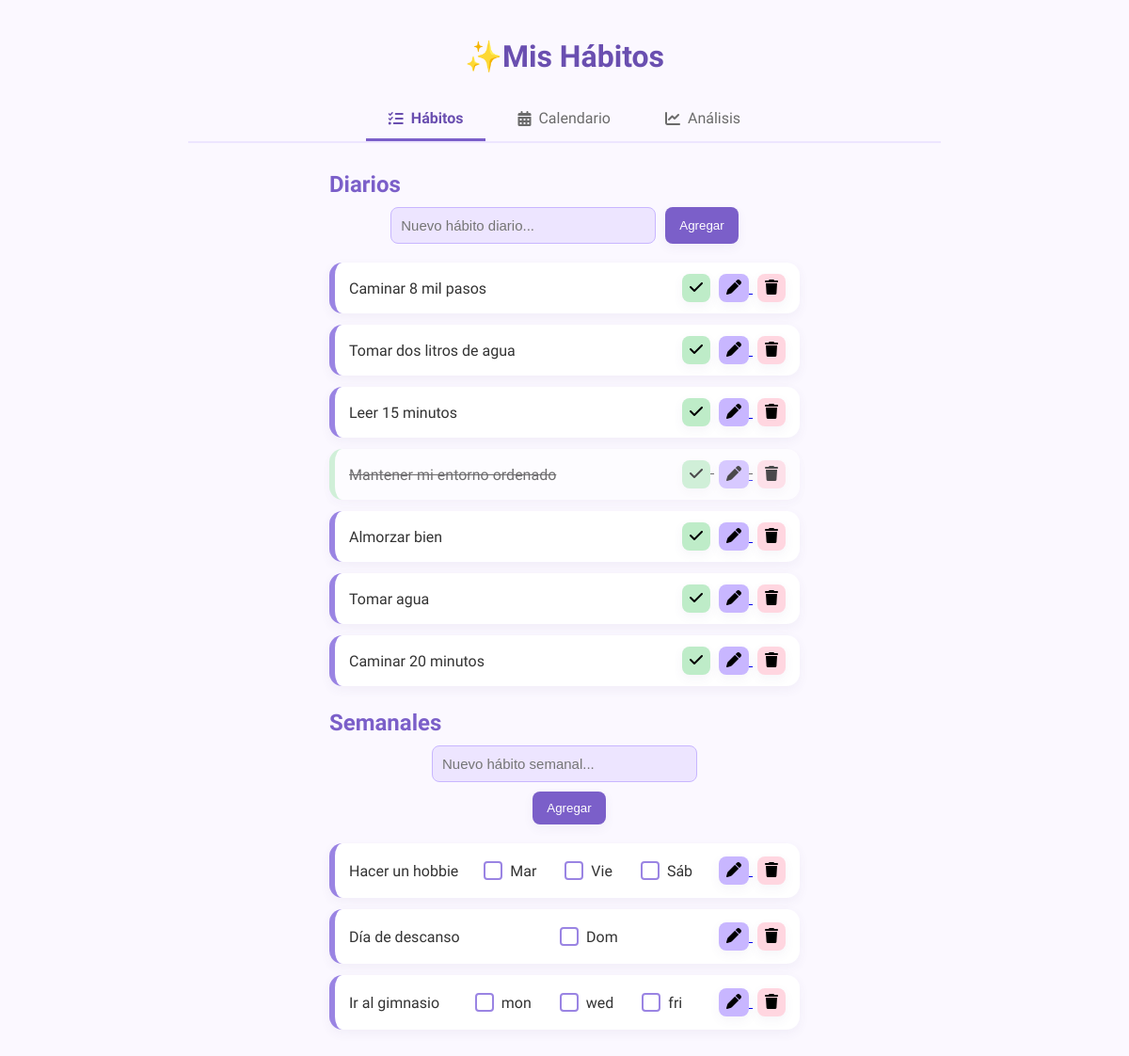
The page / on the database its author committed.
### app/models.py (models this page shows)
class DailyHabit(db.Model):
    __tablename__ = "daily_habits"
    id = db.Column(db.Integer, primary_key=True)
    name = db.Column(db.String(100), nullable=False)
    completed = db.Column(db.Boolean, default=False)

class WeeklyHabit(db.Model):
    __tablename__ = "weekly_habits"
    id = db.Column(db.Integer, primary_key=True)
    name = db.Column(db.String(100), nullable=False)
    completed = db.Column(db.Boolean, default=False)
    days = db.Column(db.String(50), nullable=False)

### app/routes/main.py (the view)
@main.route("/")
def index():
    daily = DailyHabit.query.all()
    weekly = WeeklyHabit.query.all()
    return render_template("index.html", daily=daily, weekly=weekly)

### app/templates/index.html (shortened to what this page needs)
<!DOCTYPE html>
<html lang="es">
<head>
    <link rel="stylesheet" href="https://cdnjs.cloudflare.com/ajax/libs/font-awesome/6.5.0/css/all.min.css">
    <link rel="stylesheet" href="{{ url_for('static', filename='styles.css') }}">
</head>
<body>
    <h1> ✨Mis Hábitos</h1>
    <div class="tabs">
        <a href="{{url_for('main.index')}}" class="tab active">
            <i class="fa-solid fa-list-check"></i> Hábitos
        </a>
        <a href="{{ url_for('main.calendar') }}" class="tab">
            <i class="fa-solid fa-calendar-days"></i> Calendario
        </a>
        <a href="{{url_for('main.analytics') }}" class="tab">
            <i class="fa-solid fa-chart-line"></i> Análisis
        </a>
    </div>
    <h2> Diarios</h2>
    <form class="add-form" action="{{ url_for('main.add_daily_habit') }}" method="POST">
        <input type="text" name="name" placeholder="Nuevo hábito diario..." required>
        <button type="submit">Agregar</button>
    </form>
    <div class="habit-list">
        {% for habit in daily %}
        <div class="habit-item {% if habit.completed %}completed{% endif %}">
            <span>{{ habit.name }}</span>
            <div class="buttons">
                <form action="{{ url_for('main.toggle_daily', habit_id=habit.id) }}" method="POST" class="tooltip">
                    <button class="btn btn-complete" type="submit">
                        <i class="fa-solid fa-check"></i>
                    </button>
                </form>
                <a href="{{ url_for('main.edit_daily', habit_id=habit.id) }}" class="tooltip">
                    <button class="btn btn-edit" type="button">
                        <i class="fa-solid fa-pen"></i>
                    </button>
                </a>
                <form action="{{ url_for('main.delete_daily', habit_id=habit.id) }}" method="POST" class="tooltip">
                    <button class="btn btn-delete" type="submit">
                        <i class="fa-solid fa-trash"></i>
                    </button>
                </form>
            </div>
        </div>
        {% endfor %}
    </div>
    <h2> Semanales</h2>
    <form class="add-form" action="{{ url_for('main.add_weekly_habit') }}" method="POST"
          style="flex-direction: column; align-items:center;">
        <input type="text" name="name" placeholder="Nuevo hábito semanal..." required>
        <button type="submit" style="margin-top:10px;">Agregar</button>
    </form>
    <div class="habit-list">
        {% for habit in weekly %}
        <div class="habit-item">
            <span>{{ habit.name }}</span>
<div class="days-box">
    {% set days_list = habit.days.split(',') if habit.days else [] %}
    {% for day in days_list %}
    <form action="{{ url_for('logs.log_weekly', habit_id=habit.id) }}"
          method="POST"
          style="display:inline;">
        <label>
            <input type="checkbox" onchange="this.form.submit()">
            {{ day[:3] }}
        </label>
    </form>
    {% endfor %}
</div>
            <div class="buttons">
                <a href="{{ url_for('main.edit_weekly', habit_id=habit.id) }}" class="tooltip">
                    <button class="btn btn-edit" type="button">
                        <i class="fa-solid fa-pen"></i>
                    </button>
                </a>
                <form action="{{ url_for('main.delete_weekly', habit_id=habit.id) }}"
                      method="POST" class="tooltip">
                    <button class="btn btn-delete" type="submit">
                        <i class="fa-solid fa-trash"></i>
                    </button>
                </form>
            </div>
        </div>
        {% endfor %}
    </div>
</body>
</html>

### app/static/styles.css (style rules this page uses)
:root { --lavanda-1: #EDE5FF; --lavanda-2: #C8B6FF; --lavanda-3: #9a84e3; --lavanda-4: #7b5fc9; --lavanda-5: #6a4fb0; --celeste-1: #d7f2ff; --verde-pastel: #beecc8; --rosa-pastel: #ffd6e0; --fondo: #FBF8FF; --card: #FFFFFF; --texto: #333333; --muted: #6b6b6b; --shadow-strong: 0 8px 24px rgba(90,70,140,0.08); --shadow-soft: 0 4px 12px rgba(90,70,140,0.06); --radius: 14px; --radius-sm: 8px; }
body { font-family: 'Sora', sans-serif; background: var(--fondo); margin: 0; padding: 20px; color: var(--texto); }
h1 { text-align:center ; color: var(--lavanda-5); margin-bottom: 25px; }
h2 { text-align: left; max-width: 500px; margin: 25px auto 10px; color: var(--lavanda-4); }
.add-form { display: flex; justify-content: center; margin-bottom: 20px; }
.add-form input { padding: 10px; width: 260px; border: 1px solid var(--lavanda-2); background: var(--lavanda-1); border-radius: var(--radius-sm); font-size: 15px; }
.add-form button { padding: 10px 15px; margin-left: 10px; background: var(--lavanda-4); color: white; border: none; border-radius: var(--radius-sm); cursor: pointer; box-shadow: var(--shadow-soft); }
.habit-list { max-width: 500px; margin: auto; }
.habit-item { background: var(--card); padding: 12px 15px; margin-bottom: 12px; border-radius: var(--radius); box-shadow: var(--shadow-soft); display: flex; justify-content: space-between; align-items: center; border-left: 6px solid var(--lavanda-3); }
.completed { border-left-color:var(--verde-pastel); opacity: 0.7; text-decoration: line-through; }
.buttons form { display: inline; }
.buttons a { display: inline; }
.btn { padding: 6px 8px; font-size: 16px; border: none; cursor: pointer; border-radius: var(--radius-sm); margin-left: 5px; box-shadow: var(--shadow-soft); }
.btn-complete { background:var(--verde-pastel); }
.btn-edit { background: var(--lavanda-2); }
.btn-delete { background: var(--rosa-pastel); }
.tooltip { position: relative; display: inline-block; }
.habit-item { transition: all 0.3s ease; }
.btn { transition: all 0.2s ease; }
.add-form button { transition: all 0.3s ease; }
.completed { animation: completeAnimation 0.5s ease; }
.tabs { max-width: 800px; margin: 0 auto 30px; display: flex; gap: 10px; border-bottom: 2px solid var(--lavanda-1); justify-content: center; }
.tab { padding: 12px 24px; background: transparent; border: none; cursor: pointer; color: var(--muted); font-size: 16px; border-bottom: 3px solid transparent; transition: all 0.3s ease; text-decoration: none; display: flex; align-items: center; gap: 8px; }
.tab.active { color: var(--lavanda-5); border-bottom-color: var(--lavanda-4); font-weight: 600; }
.days-box { display: flex; gap: 10px; align-items: center; flex-wrap: wrap; }
.days-box label { display: flex; align-items: center; gap: 5px; cursor: pointer; padding: 4px 8px; border-radius: var(--radius-sm); transition: all 0.2s ease; }
.days-box input[type="checkbox"] { appearance: none; width: 20px; height: 20px; border: 2px solid var(--lavanda-3); border-radius: 4px; cursor: pointer; position: relative; transition: all 0.2s ease; background: white; }

### rows shown on the page
DailyHabit: name "Caminar 8 mil pasos"
DailyHabit: name "Tomar dos litros de agua"
DailyHabit: name "Leer 15 minutos"
DailyHabit: name "Mantener mi entorno ordenado"
DailyHabit: name "Almorzar bien"
DailyHabit: name "Tomar agua"
DailyHabit: name "Caminar 20 minutos"
WeeklyHabit: name "Hacer un hobbie", day "Mar" "Vie" "Sáb"
WeeklyHabit: name "Día de descanso", days "Dom"
WeeklyHabit: name "Ir al gimnasio", day "mon" "wed" "fri"
